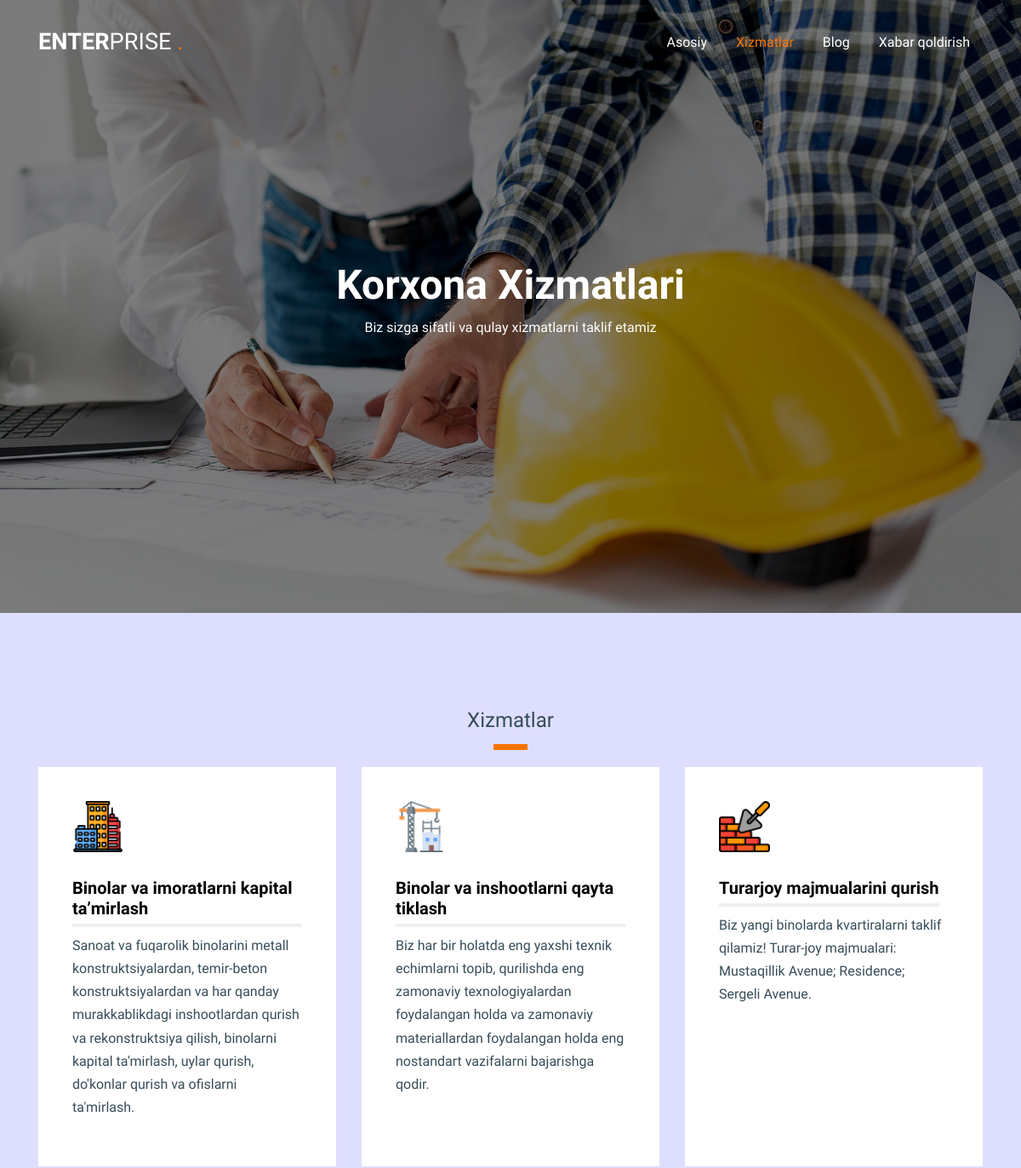
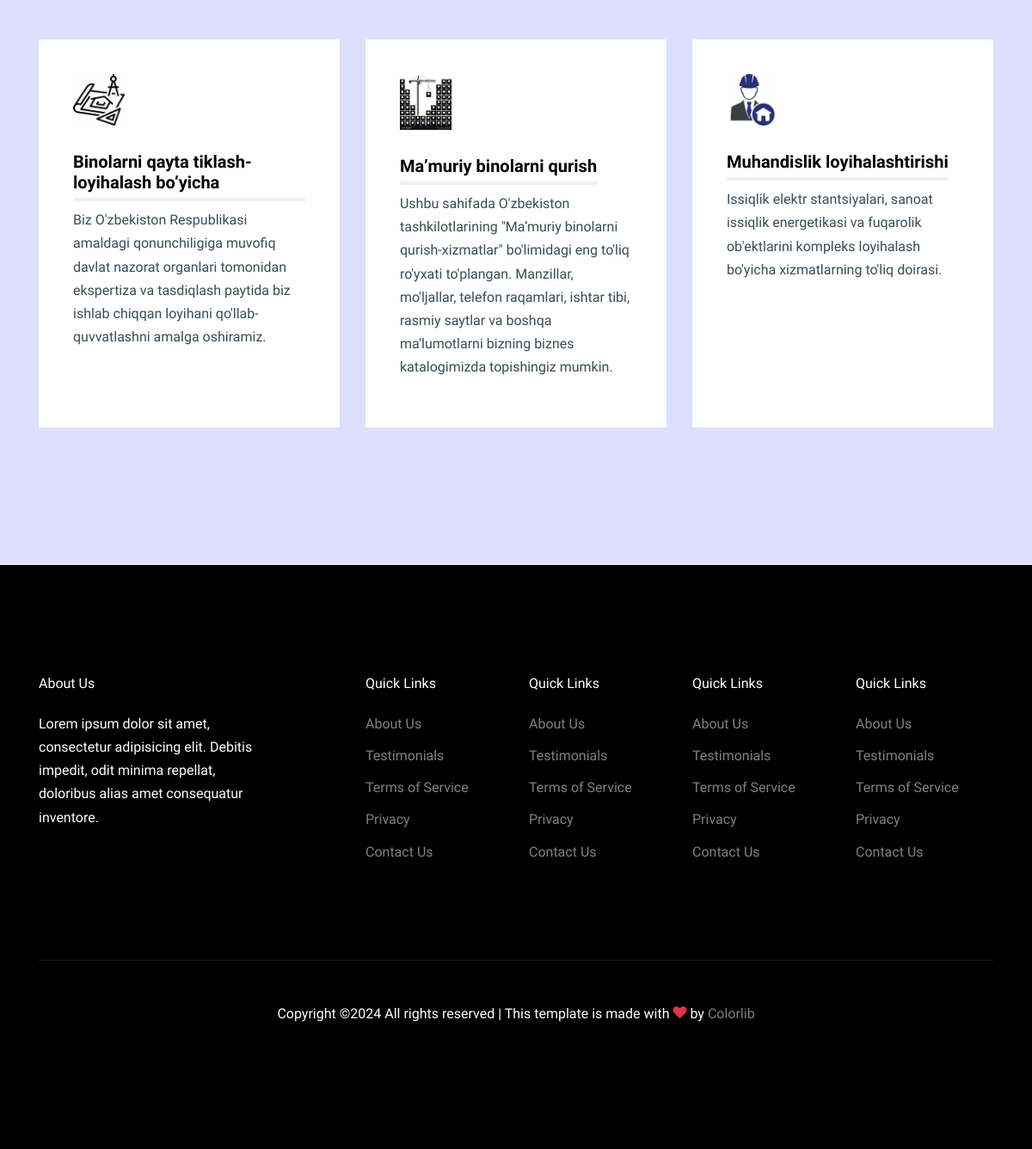
/services, run on the app's committed database (2 pictures, top to bottom).
### build/models.py (models this page shows, shortened)
class Service(models.Model):
    icon = models.ImageField(upload_to='images')
    title = models.CharField(max_length=255)
    body = models.TextField()

### build/views.py (the view)
# urls.py: path('services', views.services, name='services' ),
def services(request):
    context ={
       'services' :models.Service.objects.all()
    }
    return render(request, 'front/services.html', context)

### templates/front/services.html (shortened to what this page needs)
<!doctype html>
<html lang="en">
  <head>
    <link rel="stylesheet" href="/static/fonts/icomoon/style.css">
    <link rel="stylesheet" href="/static/css/bootstrap.min.css">
    <link rel="stylesheet" href="/static/css/bootstrap-datepicker.css">
    <link rel="stylesheet" href="/static/css/jquery.fancybox.min.css">
    <link rel="stylesheet" href="/static/css/owl.carousel.min.css">
    <link rel="stylesheet" href="/static/css/owl.theme.default.min.css">
    <link rel="stylesheet" href="/static/fonts/flaticon/font/flaticon.css">
    <link rel="stylesheet" href="/static/css/aos.css">
    <link rel="stylesheet" href="/static/css/style.css">
  </head>
  <body data-spy="scroll" data-target=".site-navbar-target" data-offset="300">
    <div class="site-wrap" id="home-section">
      <header class="site-navbar site-navbar-target" role="banner">
        <div class="container">
          <div class="row align-items-center position-relative">
            <div class="col-3 ">
              <div class="site-logo">
                <a href="{% url 'index' %}"><strong>Enter</strong>prise <span class="text-primary">.</span> </a>
              </div>
            </div>
            <div class="col-9  text-right">
              <nav class="site-navigation text-right ml-auto d-none d-lg-block" role="navigation">
                <ul class="site-menu main-menu js-clone-nav ml-auto ">
                  <li><a href="{% url 'index' %}" class="nav-link">Asosiy</a></li>
                  <li class="active"><a href="{% url 'services' %}" class="nav-link">Xizmatlar</a></li>
                  <li><a href="{% url 'ourblogs' %}" class="nav-link">Blog</a></li>
                  <li><a href="{% url 'contacts' %}" class="nav-link">Xabar qoldirish</a></li>
                </ul>
              </nav>
            </div>
          </div>
        </div>
      </header>
      <div class="ftco-blocks-cover-1">
      <div class="ftco-cover-1 overlay innerpage" style="background-image: url('/static/images/hero_2.jpg')">
        <div class="container">
          <div class="row align-items-center justify-content-center">
            <div class="col-lg-6 text-center">
              <h1> Korxona Xizmatlari</h1>
              <p>Biz sizga sifatli va qulay xizmatlarni taklif etamiz</p>
            </div>
          </div>
        </div>
      </div>
    </div>
    <div class="site-section" style="background-color: #dedffe;">
      <h4 class="line-bottom text-center">Xizmatlar</h4>
      <div class="container">
      <div class="row align-items-stretch">
        {% for service in services  %}
        <div class="col-md-6 mb-5 mb-lg-5 col-lg-4">
          <div class="service-2 h-100">
            <div class="svg">
              <img src="{{ service.icon.url }}" alt="Image" class="">
            </div>
            <div class="post-entry-1 h-100">
            <h3 ><span>{{ service.title }}</span></h3>
            <p>{{ service.body}}</p>
          </div>
          </div>
        </div>
        {% endfor %}
        </div>
      </div>
    </div>
    <footer class="site-footer">
      <div class="container">
        <div class="row">
          <div class="col-lg-3">
            <h2 class="footer-heading mb-4">About Us</h2>
                <p>Lorem ipsum dolor sit amet, consectetur adipisicing elit. Debitis impedit, odit minima repellat, doloribus alias amet consequatur inventore.</p>
          </div>
          <div class="col-lg-8 ml-auto">
            <div class="row">
              <div class="col-lg-3">
                <h2 class="footer-heading mb-4">Quick Links</h2>
                <ul class="list-unstyled">
                  <li><a href="#">About Us</a></li>
                  <li><a href="#">Testimonials</a></li>
                  <li><a href="#">Terms of Service</a></li>
                  <li><a href="#">Privacy</a></li>
                  <li><a href="#">Contact Us</a></li>
                </ul>
              </div>
              <div class="col-lg-3">
                <h2 class="footer-heading mb-4">Quick Links</h2>
                <ul class="list-unstyled">
                  <li><a href="#">About Us</a></li>
                  <li><a href="#">Testimonials</a></li>
                  <li><a href="#">Terms of Service</a></li>
                  <li><a href="#">Privacy</a></li>
                  <li><a href="#">Contact Us</a></li>
                </ul>
              </div>
              <div class="col-lg-3">
                <h2 class="footer-heading mb-4">Quick Links</h2>
                <ul class="list-unstyled">
                  <li><a href="#">About Us</a></li>
                  <li><a href="#">Testimonials</a></li>
                  <li><a href="#">Terms of Service</a></li>
                  <li><a href="#">Privacy</a></li>
                  <li><a href="#">Contact Us</a></li>
                </ul>
              </div>
              <div class="col-lg-3">
                <h2 class="footer-heading mb-4">Quick Links</h2>
                <ul class="list-unstyled">
                  <li><a href="#">About Us</a></li>
                  <li><a href="#">Testimonials</a></li>
                  <li><a href="#">Terms of Service</a></li>
                  <li><a href="#">Privacy</a></li>
                  <li><a href="#">Contact Us</a></li>
                </ul>
              </div>
            </div>
          </div>
        </div>
        <div class="row pt-5 mt-5 text-center">
          <div class="col-md-12">
            <div class="border-top pt-5">
              <p>
            Copyright &copy;<script>document.write(new Date().getFullYear());</script> All rights reserved | This template is made with <i class="icon-heart text-danger" aria-hidden="true"></i> by <a href="https://colorlib.com" target="_blank" >Colorlib</a>
            </p>
            </div>
          </div>
        </div>
      </div>
    </footer>
    </div>
  </body>
</html>

### static/css/style.css (style rules this page uses)
html { overflow-x: hidden; }
body { line-height: 1.7; color: #364d59 !important; font-weight: 300; font-size: 1rem; }
a { -webkit-transition: .3s all ease; -o-transition: .3s all ease; transition: .3s all ease; text-decoration: none; }
h1, h2, h3, h4, h5, .h1, .h2, .h3, .h4, .h5 { font-weight: 300; color: #364d59; }
.site-section { padding: 2.5em 0; }
@media (min-width: 768px) { .site-section { padding: 5em 0; } }
.site-footer { padding: 4em 0; background: #000; }
@media (min-width: 768px) { .site-footer { padding: 8em 0; } }
.site-footer .border-top { border-top: 1px solid rgba(255, 255, 255, 0.1) !important; }
.site-footer p { color: #fff; }
.site-footer h2, .site-footer h3, .site-footer h4, .site-footer h5 { color: #fff; }
.site-footer a { color: rgba(255, 255, 255, 0.5); }
.site-footer ul li { margin-bottom: 10px; }
.site-footer .footer-heading { font-size: 16px; color: #fff; }
.site-navbar { margin-bottom: 0px; z-index: 1999; position: absolute; top: 0; width: 100%; padding: 1rem; }
.site-navbar .site-logo { margin: 0; padding: 0; font-size: 1.7rem; text-transform: uppercase; }
.site-navbar .site-logo strong { font-weight: 900; }
.site-navbar .site-logo a { color: #fff; }
.site-navbar .site-navigation .site-menu { margin: 0; padding: 0; margin-bottom: 0; }
.site-navbar .site-navigation .site-menu .active { color: #fb7400 !important; }
.site-navbar .site-navigation .site-menu a { text-decoration: none !important; display: inline-block; }
.site-navbar .site-navigation .site-menu > li { display: inline-block; }
.site-navbar .site-navigation .site-menu > li > a { margin-left: 15px; margin-right: 15px; padding: 20px 0px; color: #fff !important; display: inline-block; text-decoration: none !important; }
.site-navbar .site-navigation .site-menu > li.active > a { color: #fb7400 !important; }
.site-mobile-menu .site-nav-wrap { padding: 0; margin: 0; list-style: none; position: relative; }
.site-mobile-menu .site-nav-wrap a { padding: 10px 20px; display: block; position: relative; color: #212529; }
.site-mobile-menu .site-nav-wrap li { position: relative; display: block; }
.site-mobile-menu .site-nav-wrap li.active > a { color: #fb7400; }
.site-mobile-menu .site-nav-wrap > li { display: block; position: relative; float: left; width: 100%; }
.site-mobile-menu .site-nav-wrap > li > a { padding-left: 20px; font-size: 20px; }
.site-section { padding: 7rem 0; }
.ftco-cover-1 { background-size: cover; background-position: center center; background-repeat: no-repeat; }
.ftco-cover-1, .ftco-cover-1 .container > .row { height: 100vh; min-height: 670px; }
.ftco-cover-1.innerpage, .ftco-cover-1.innerpage .container > .row { height: 90vh; min-height: 700px; }
.ftco-cover-1 > .container { position: relative; }
.ftco-cover-1.overlay { position: relative; }
.ftco-cover-1.overlay:before { content: ""; position: absolute; top: 0; left: 0; right: 0; bottom: 0; opacity: .5; background: #000; }
.ftco-cover-1.overlay h1 { color: #fff; font-size: 3rem; font-weight: 900; }
.ftco-cover-1.overlay p { color: #fff; }
.service-2 { padding: 40px; background: #fff; -webkit-transition: .3s all ease; -o-transition: .3s all ease; transition: .3s all ease; }
.service-2 .svg { width: 60px; margin-bottom: 30px; }
.service-2 .svg img { max-width: 100%; }
.service-2 h3 { font-size: 20px; color: #000; font-weight: 700; position: relative; }
.service-2 h3 span { display: inline-block; position: relative; padding-bottom: 10px; }
.service-2 h3 span:after { content: ""; position: absolute; bottom: 0; left: 0; width: 100%; background-color: #efefef; height: 4px; }
.line-bottom { position: relative; padding-bottom: 20px; margin-bottom: 20px; }
.line-bottom:after { content: ""; position: absolute; width: 40px; height: 7px; left: 0; background-color: #fb7400; bottom: 0; }
.line-bottom.text-center:after { left: 50%; -webkit-transform: translateX(-50%); -ms-transform: translateX(-50%); transform: translateX(-50%); }

### data on the page
Service: icon (picture), title "Binolar va imoratlarni kapital ta’mirlash", body "Sanoat va fuqarolik binolarini metall konstruktsiyalardan, temir-beton konstruktsiyalardan va har qanday murakkablikdagi inshootlardan qurish va rekonstruktsiya qilish, binolarni kapital ta'mirlash, uylar qurish, do'konlar qurish va ofislarni ta'mirlash."
Service: icon (picture), title "Binolar va inshootlarni qayta tiklash", body "Biz har bir holatda eng yaxshi texnik echimlarni topib, qurilishda eng zamonaviy texnologiyalardan foydalangan holda va zamonaviy materiallardan foydalangan holda eng nostandart vazifalarni bajarishga qodir."
Service: icon (picture), title "Turarjoy majmualarini qurish", body "Biz yangi binolarda kvartiralarni taklif qilamiz! Turar-joy majmualari: Mustaqillik Avenue; Residence; Sergeli Avenue."
Service: icon (picture), title "Binolarni qayta tiklash-loyihalash bo‘yicha", body "Biz O'zbekiston Respublikasi amaldagi qonunchiligiga muvofiq davlat nazorat organlari tomonidan ekspertiza va tasdiqlash paytida biz ishlab chiqqan loyihani qo'llab-quvvatlashni amalga oshiramiz."
Service: icon (picture), title "Ma’muriy binolarni qurish", body "Ushbu sahifada O'zbekiston tashkilotlarining \"Ma’muriy binolarni qurish-xizmatlar\" bo'limidagi eng to'liq ro'yxati to'plangan. Manzillar, mo'ljallar, telefon raqamlari, ishtar tibi, rasmiy saytlar va boshqa ma'lumotlarni bizning biznes katalogimizda topishingiz mumkin."
Service: icon (picture), title "Muhandislik loyihalashtirishi", body "Issiqlik elektr stantsiyalari, sanoat issiqlik energetikasi va fuqarolik ob'ektlarini kompleks loyihalash bo'yicha xizmatlarning to'liq doirasi."
